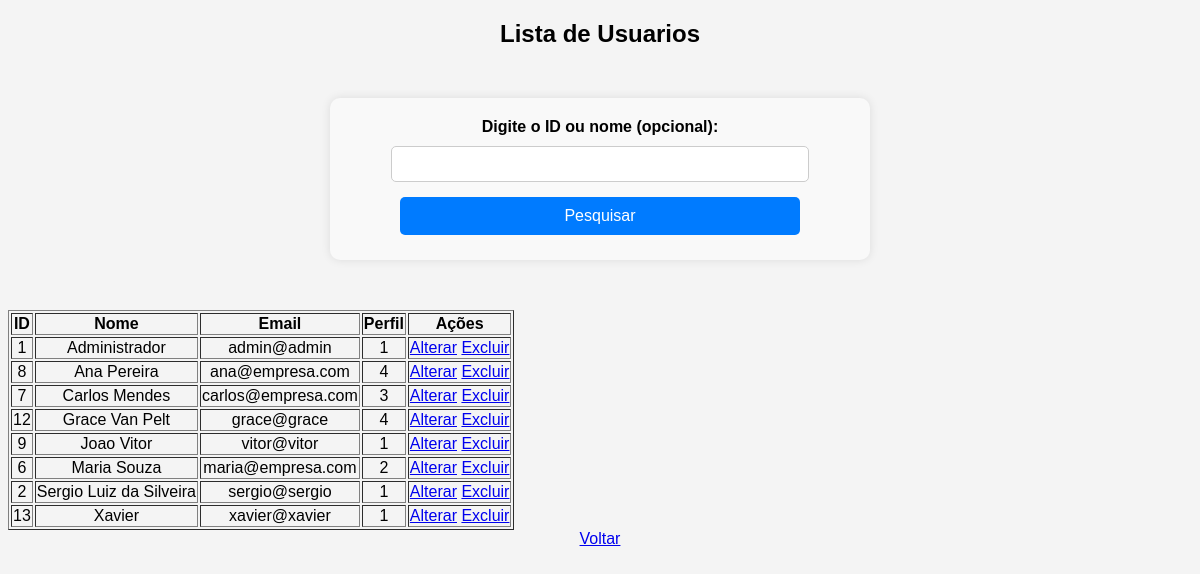
Screenshot of /buscar_usuario.php (signed in) with the database file from the repository.
### tables this page shows
CREATE TABLE IF NOT EXISTS `usuario` (
  `id_usuario` int NOT NULL AUTO_INCREMENT,
  `nome` varchar(100) NOT NULL,
  `senha` varchar(255) NOT NULL,
  `email` varchar(100) NOT NULL,
  `id_perfil` int DEFAULT NULL,
  `senha_temporaria` tinyint(1) DEFAULT '0',
  PRIMARY KEY (`id_usuario`),
  UNIQUE KEY `email` (`email`),
  KEY `id_perfil` (`id_perfil`)
);

### buscar_usuario.php (the view, shortened to what this page needs)
<?php
require_once 'conexao.php';
if ($_SERVER ["REQUEST_METHOD"]=="POST" && !empty ($_POST['busca'])){
    $busca =  trim($_POST ['busca']);
    if (is_numeric($busca)){
        $sql = "SELECT * FROM usuario WHERE id_usuario = :busca ORDER BY nome ASC";
        $stmt = $pdo->prepare($sql);
        $stmt -> bindParam(':busca' , $busca, PDO::PARAM_INT);
    }else{
        $sql = "SELECT * FROM usuario WHERE nome LIKE :busca_nome ORDER BY nome ASC";
        $stmt = $pdo->prepare($sql);
        $stmt->bindValue(':busca_nome' , "%$busca%", PDO::PARAM_STR);
    }
}else{
    $sql = "SELECT * FROM usuario ORDER BY nome ASC";
    $stmt = $pdo->prepare($sql);
}
$stmt->execute();
$usuarios = $stmt->fetchAll(PDO::FETCH_ASSOC);
?>
<!DOCTYPE html>
<html lang="pt-BR">
<head>
    <link rel="stylesheet" href="styles.css">
</head>
<body>
    <h2>Lista de Usuarios</h2>
     <form action="buscar_usuario.php" method="POST">
        <label for="busca">Digite o ID ou nome (opcional):</label>
        <input type="text" id="busca" name="busca">
        <button type="submit">Pesquisar</button>
     </form>
     <?php if(!empty ($usuarios)): ?>
        <table border="1">
            <tr>
                <th>ID</th>
                <th>Nome</th>
                <th>Email</th>
                <th>Perfil</th>
                <th>Ações</th>
            </tr>
            <?php foreach ($usuarios as $usuario):?>
                <tr>
                    <td><?=htmlspecialchars($usuario['id_usuario']) ?></td>
                    <td><?=htmlspecialchars($usuario['nome']) ?></td>
                    <td><?=htmlspecialchars($usuario['email']) ?></td>
                    <td><?=htmlspecialchars($usuario['id_perfil']) ?></td>
                    <td>
                        <a href="alterar_usuario.php?id=<?=htmlspecialchars($usuario['id_usuario']) ?>">Alterar</a>
                        <a href="excluir_usuario.php?id=<?=htmlspecialchars($usuario['id_usuario']) ?>"onclick="return confirm('Tem certeza que deseja excluir essse usuario?')">Excluir</a>
                    </td>
                </tr>
                <?php endforeach; ?>
        </table>
    <?php else: ?>
        <p>Nenhum usuario encontrado.</p>
    <?php endif; ?>
    <a href="principal.php">Voltar</a>
</body>
</html>

### styles.css (style rules this page uses)
body { font-family: Arial, sans-serif; background-color: #f4f4f4; text-align: center; }
input, button { width: 100%; padding: 10px; margin: 5px 0; }
form { width: 500px; margin: 50px auto; padding: 20px; background-color: #f9f9f9; border-radius: 10px; box-shadow: 0px 0px 10px rgba(0, 0, 0, 0.1); display: flex; flex-direction: column; align-items: center; }
label { display: block; font-weight: bold; margin-bottom: 5px; }
input[type="text"], input[type="email"], input[type="password"], select { width: 80%; padding: 8px; margin-bottom: 10px; border: 1px solid #ccc; border-radius: 5px; font-size: 16px; }
button { width: 80%; padding: 10px; background-color: #007bff; color: white; border: none; border-radius: 5px; font-size: 16px; cursor: pointer; transition: 0.3s; }

### rows the page displays
usuario: id_usuario "1", nome "Administrador", email "admin@admin", id_perfil "1"
usuario: id_usuario "8", nome "Ana Pereira", email "ana@empresa.com", id_perfil "4"
usuario: id_usuario "7", nome "Carlos Mendes", email "carlos@empresa.com", id_perfil "3"
usuario: id_usuario "12", nome "Grace Van Pelt", email "grace@grace", id_perfil "4"
usuario: id_usuario "9", nome "Joao Vitor", email "vitor@vitor", id_perfil "1"
usuario: id_usuario "6", nome "Maria Souza", email "maria@empresa.com", id_perfil "2"
usuario: id_usuario "2", nome "Sergio Luiz da Silveira", email "sergio@sergio", id_perfil "1"
usuario: id_usuario "13", nome "Xavier", email "xavier@xavier", id_perfil "1"
